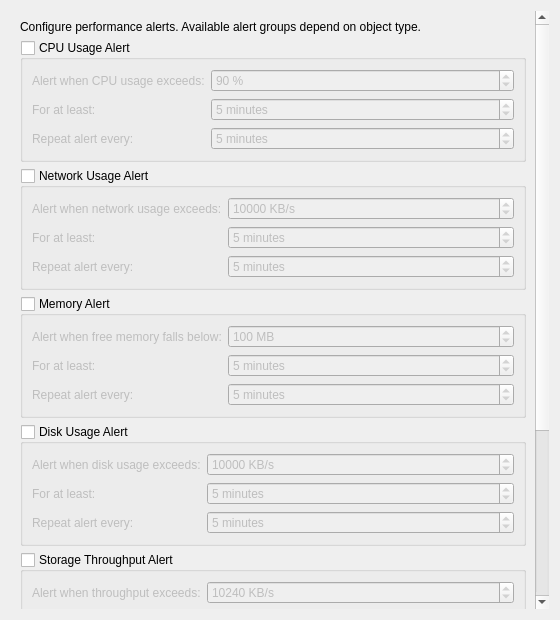
<?xml version="1.0" encoding="UTF-8"?>
<ui version="4.0">
 <class>PerfmonAlertEditPage</class>
 <widget class="QWidget" name="PerfmonAlertEditPage">
  <property name="geometry">
   <rect>
    <x>0</x>
    <y>0</y>
    <width>560</width>
    <height>620</height>
   </rect>
  </property>
  <layout class="QVBoxLayout" name="verticalLayout">
   <item>
    <widget class="QScrollArea" name="scrollArea">
     <property name="frameShape">
      <enum>QFrame::NoFrame</enum>
     </property>
     <property name="widgetResizable">
      <bool>true</bool>
     </property>
     <property name="horizontalScrollBarPolicy">
      <enum>Qt::ScrollBarAlwaysOff</enum>
     </property>
     <widget class="QWidget" name="scrollAreaWidgetContents">
      <property name="geometry">
       <rect>
        <x>0</x>
        <y>0</y>
        <width>540</width>
        <height>620</height>
       </rect>
      </property>
      <layout class="QVBoxLayout" name="verticalLayoutContent">
       <item>
        <widget class="QLabel" name="labelInfo">
     <property name="text">
      <string>Configure performance alerts. Available alert groups depend on object type.</string>
     </property>
     <property name="wordWrap">
      <bool>true</bool>
     </property>
    </widget>
   </item>
   <item>
    <widget class="QGroupBox" name="groupBoxCPU">
     <property name="title">
      <string>CPU Usage Alert</string>
     </property>
     <property name="checkable">
      <bool>true</bool>
     </property>
     <property name="checked">
      <bool>false</bool>
     </property>
     <layout class="QFormLayout" name="formLayoutCPU">
      <item row="0" column="0">
       <widget class="QLabel" name="labelCPUThreshold">
        <property name="text">
         <string>Alert when CPU usage exceeds:</string>
        </property>
       </widget>
      </item>
      <item row="0" column="1">
       <widget class="QSpinBox" name="spinBoxCPUThreshold">
        <property name="suffix">
         <string> %</string>
        </property>
        <property name="minimum">
         <number>1</number>
        </property>
        <property name="maximum">
         <number>100</number>
        </property>
        <property name="value">
         <number>90</number>
        </property>
       </widget>
      </item>
      <item row="1" column="0">
       <widget class="QLabel" name="labelCPUDuration">
        <property name="text">
         <string>For at least:</string>
        </property>
       </widget>
      </item>
      <item row="1" column="1">
       <widget class="QSpinBox" name="spinBoxCPUDuration">
        <property name="suffix">
         <string> minutes</string>
        </property>
        <property name="minimum">
         <number>1</number>
        </property>
        <property name="maximum">
         <number>1440</number>
        </property>
        <property name="value">
         <number>5</number>
        </property>
       </widget>
      </item>
      <item row="2" column="0">
       <widget class="QLabel" name="labelCPUInterval">
        <property name="text">
         <string>Repeat alert every:</string>
        </property>
       </widget>
      </item>
      <item row="2" column="1">
       <widget class="QSpinBox" name="spinBoxCPUInterval">
        <property name="suffix">
         <string> minutes</string>
        </property>
        <property name="minimum">
         <number>1</number>
        </property>
        <property name="maximum">
         <number>1440</number>
        </property>
        <property name="value">
         <number>5</number>
        </property>
       </widget>
      </item>
     </layout>
    </widget>
   </item>
   <item>
    <widget class="QGroupBox" name="groupBoxNetwork">
     <property name="title">
      <string>Network Usage Alert</string>
     </property>
     <property name="checkable">
      <bool>true</bool>
     </property>
     <property name="checked">
      <bool>false</bool>
     </property>
     <layout class="QFormLayout" name="formLayoutNetwork">
      <item row="0" column="0">
       <widget class="QLabel" name="labelNetworkThreshold">
        <property name="text">
         <string>Alert when network usage exceeds:</string>
        </property>
       </widget>
      </item>
      <item row="0" column="1">
       <widget class="QSpinBox" name="spinBoxNetworkThreshold">
        <property name="suffix">
         <string> KB/s</string>
        </property>
        <property name="minimum">
         <number>1</number>
        </property>
        <property name="maximum">
         <number>1000000</number>
        </property>
        <property name="value">
         <number>10000</number>
        </property>
       </widget>
      </item>
      <item row="1" column="0">
       <widget class="QLabel" name="labelNetworkDuration">
        <property name="text">
         <string>For at least:</string>
        </property>
       </widget>
      </item>
      <item row="1" column="1">
       <widget class="QSpinBox" name="spinBoxNetworkDuration">
        <property name="suffix">
         <string> minutes</string>
        </property>
        <property name="minimum">
         <number>1</number>
        </property>
        <property name="maximum">
         <number>1440</number>
        </property>
        <property name="value">
         <number>5</number>
        </property>
       </widget>
      </item>
      <item row="2" column="0">
       <widget class="QLabel" name="labelNetworkInterval">
        <property name="text">
         <string>Repeat alert every:</string>
        </property>
       </widget>
      </item>
      <item row="2" column="1">
       <widget class="QSpinBox" name="spinBoxNetworkInterval">
        <property name="suffix">
         <string> minutes</string>
        </property>
        <property name="minimum">
         <number>1</number>
        </property>
        <property name="maximum">
         <number>1440</number>
        </property>
        <property name="value">
         <number>5</number>
        </property>
       </widget>
      </item>
     </layout>
    </widget>
   </item>
   <item>
    <widget class="QGroupBox" name="groupBoxMemory">
     <property name="title">
      <string>Memory Alert</string>
     </property>
     <property name="checkable">
      <bool>true</bool>
     </property>
     <property name="checked">
      <bool>false</bool>
     </property>
     <layout class="QFormLayout" name="formLayoutMemory">
      <item row="0" column="0">
       <widget class="QLabel" name="labelMemoryThreshold">
        <property name="text">
         <string>Alert when free memory falls below:</string>
        </property>
       </widget>
      </item>
      <item row="0" column="1">
       <widget class="QSpinBox" name="spinBoxMemoryThreshold">
        <property name="suffix">
         <string> MB</string>
        </property>
        <property name="minimum">
         <number>1</number>
        </property>
        <property name="maximum">
         <number>2097152</number>
        </property>
        <property name="value">
         <number>100</number>
        </property>
       </widget>
      </item>
      <item row="1" column="0">
       <widget class="QLabel" name="labelMemoryDuration">
        <property name="text">
         <string>For at least:</string>
        </property>
       </widget>
      </item>
      <item row="1" column="1">
       <widget class="QSpinBox" name="spinBoxMemoryDuration">
        <property name="suffix">
         <string> minutes</string>
        </property>
        <property name="minimum">
         <number>1</number>
        </property>
        <property name="maximum">
         <number>1440</number>
        </property>
        <property name="value">
         <number>5</number>
        </property>
       </widget>
      </item>
      <item row="2" column="0">
       <widget class="QLabel" name="labelMemoryInterval">
        <property name="text">
         <string>Repeat alert every:</string>
        </property>
       </widget>
      </item>
      <item row="2" column="1">
       <widget class="QSpinBox" name="spinBoxMemoryInterval">
        <property name="suffix">
         <string> minutes</string>
        </property>
        <property name="minimum">
         <number>1</number>
        </property>
        <property name="maximum">
         <number>1440</number>
        </property>
        <property name="value">
         <number>5</number>
        </property>
       </widget>
      </item>
     </layout>
    </widget>
   </item>
   <item>
    <widget class="QGroupBox" name="groupBoxDisk">
     <property name="title">
      <string>Disk Usage Alert</string>
     </property>
     <property name="checkable">
      <bool>true</bool>
     </property>
     <property name="checked">
      <bool>false</bool>
     </property>
     <layout class="QFormLayout" name="formLayoutDisk">
      <item row="0" column="0">
       <widget class="QLabel" name="labelDiskThreshold">
        <property name="text">
         <string>Alert when disk usage exceeds:</string>
        </property>
       </widget>
      </item>
      <item row="0" column="1">
       <widget class="QSpinBox" name="spinBoxDiskThreshold">
        <property name="suffix">
         <string> KB/s</string>
        </property>
        <property name="minimum">
         <number>1</number>
        </property>
        <property name="maximum">
         <number>1000000</number>
        </property>
        <property name="value">
         <number>10000</number>
        </property>
       </widget>
      </item>
      <item row="1" column="0">
       <widget class="QLabel" name="labelDiskDuration">
        <property name="text">
         <string>For at least:</string>
        </property>
       </widget>
      </item>
      <item row="1" column="1">
       <widget class="QSpinBox" name="spinBoxDiskDuration">
        <property name="suffix">
         <string> minutes</string>
        </property>
        <property name="minimum">
         <number>1</number>
        </property>
        <property name="maximum">
         <number>1440</number>
        </property>
        <property name="value">
         <number>5</number>
        </property>
       </widget>
      </item>
      <item row="2" column="0">
       <widget class="QLabel" name="labelDiskInterval">
        <property name="text">
         <string>Repeat alert every:</string>
        </property>
       </widget>
      </item>
      <item row="2" column="1">
       <widget class="QSpinBox" name="spinBoxDiskInterval">
        <property name="suffix">
         <string> minutes</string>
        </property>
        <property name="minimum">
         <number>1</number>
        </property>
        <property name="maximum">
         <number>1440</number>
        </property>
        <property name="value">
         <number>5</number>
        </property>
       </widget>
      </item>
     </layout>
    </widget>
   </item>
   <item>
    <widget class="QGroupBox" name="groupBoxSr">
     <property name="title">
      <string>Storage Throughput Alert</string>
     </property>
     <property name="checkable">
      <bool>true</bool>
     </property>
     <property name="checked">
      <bool>false</bool>
     </property>
     <layout class="QFormLayout" name="formLayoutSr">
      <item row="0" column="0">
       <widget class="QLabel" name="labelSrThreshold">
        <property name="text">
         <string>Alert when throughput exceeds:</string>
        </property>
       </widget>
      </item>
      <item row="0" column="1">
       <widget class="QSpinBox" name="spinBoxSrThreshold">
        <property name="suffix">
         <string> KB/s</string>
        </property>
        <property name="minimum">
         <number>1</number>
        </property>
        <property name="maximum">
         <number>1000000</number>
        </property>
        <property name="value">
         <number>10240</number>
        </property>
       </widget>
      </item>
      <item row="1" column="0">
       <widget class="QLabel" name="labelSrDuration">
        <property name="text">
         <string>For at least:</string>
        </property>
       </widget>
      </item>
      <item row="1" column="1">
       <widget class="QSpinBox" name="spinBoxSrDuration">
        <property name="suffix">
         <string> minutes</string>
        </property>
        <property name="minimum">
         <number>1</number>
        </property>
        <property name="maximum">
         <number>1440</number>
        </property>
        <property name="value">
         <number>5</number>
        </property>
       </widget>
      </item>
      <item row="2" column="0">
       <widget class="QLabel" name="labelSrInterval">
        <property name="text">
         <string>Repeat alert every:</string>
        </property>
       </widget>
      </item>
      <item row="2" column="1">
       <widget class="QSpinBox" name="spinBoxSrInterval">
        <property name="suffix">
         <string> minutes</string>
        </property>
        <property name="minimum">
         <number>1</number>
        </property>
        <property name="maximum">
         <number>1440</number>
        </property>
        <property name="value">
         <number>5</number>
        </property>
       </widget>
      </item>
     </layout>
    </widget>
   </item>
   <item>
    <widget class="QGroupBox" name="groupBoxDom0Memory">
     <property name="title">
      <string>Control Domain (dom0) Memory Alert</string>
     </property>
     <property name="checkable">
      <bool>true</bool>
     </property>
     <property name="checked">
      <bool>false</bool>
     </property>
     <layout class="QFormLayout" name="formLayoutDom0">
      <item row="0" column="0">
       <widget class="QLabel" name="labelDom0Threshold">
        <property name="text">
         <string>Alert when dom0 memory usage exceeds:</string>
        </property>
       </widget>
      </item>
      <item row="0" column="1">
       <widget class="QSpinBox" name="spinBoxDom0Threshold">
        <property name="suffix">
         <string> %</string>
        </property>
        <property name="minimum">
         <number>1</number>
        </property>
        <property name="maximum">
         <number>100</number>
        </property>
        <property name="value">
         <number>90</number>
        </property>
       </widget>
      </item>
      <item row="1" column="0">
       <widget class="QLabel" name="labelDom0Duration">
        <property name="text">
         <string>For at least:</string>
        </property>
       </widget>
      </item>
      <item row="1" column="1">
       <widget class="QSpinBox" name="spinBoxDom0Duration">
        <property name="suffix">
         <string> minutes</string>
        </property>
        <property name="minimum">
         <number>1</number>
        </property>
        <property name="maximum">
         <number>1440</number>
        </property>
        <property name="value">
         <number>5</number>
        </property>
       </widget>
      </item>
      <item row="2" column="0">
       <widget class="QLabel" name="labelDom0Interval">
        <property name="text">
         <string>Repeat alert every:</string>
        </property>
       </widget>
      </item>
      <item row="2" column="1">
       <widget class="QSpinBox" name="spinBoxDom0Interval">
        <property name="suffix">
         <string> minutes</string>
        </property>
        <property name="minimum">
         <number>1</number>
        </property>
        <property name="maximum">
         <number>1440</number>
        </property>
        <property name="value">
         <number>5</number>
        </property>
       </widget>
      </item>
     </layout>
    </widget>
   </item>
       <item>
        <spacer name="verticalSpacer">
     <property name="orientation">
      <enum>Qt::Vertical</enum>
     </property>
     <property name="sizeHint" stdset="0">
      <size>
       <width>20</width>
       <height>40</height>
      </size>
     </property>
        </spacer>
       </item>
      </layout>
     </widget>
    </widget>
   </item>
  </layout>
 </widget>
 <resources/>
 <connections/>
</ui>
